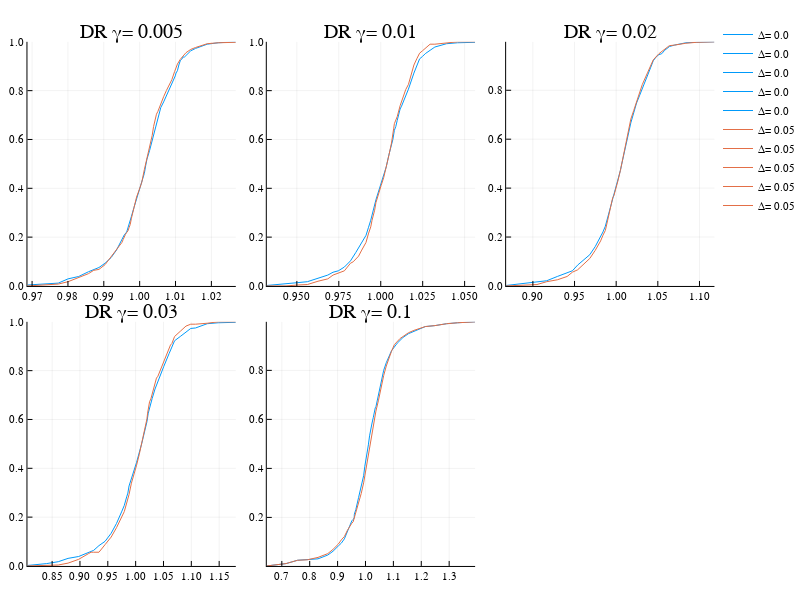

Write notebook code for a chart like this one.
### Markdown cell above
# Base de dados com 5 fatores e 100 ativos

### Code cell
γs = [0.005, 0.01, 0.02, 0.03, 0.1];Δs = [0.0, 0.05, 0.1, 0.2, 0.5];
γs_ = [0.005, 0.01, 0.02, 0.03, 0.1];Δs_ = [0.05, 0.1];
plotcdftrailingDR("./Data/5FF_SIZEBM_100_week_ret_k3_D28.csv", γs, Δs, γs_, Δs_;weeks=6)

### Figure 1 — Plotly figure (JSON) as saved in the notebook; plotly's stock layout.template omitted (floating-point values rounded to 4 significant figures)
{"data": [{"colorbar": {"title": ""}, "legendgroup": "Δ= 0.0", "line": {"color": "rgba(0, 154, 250, 1.000)", "dash": "solid", "shape": "linear", "width": 1}, "mode": "lines", "name": "Δ= 0.0", "showlegend": true, "type": "scatter", "x": [0.9687, 0.9741, 0.9773, 0.98, 0.983, 0.9857, 0.9872, 0.9887, 0.9903, 0.992, 0.9936, 0.9951, 0.9957, 0.9964, 0.997, 0.9977, 0.9984, 0.9991, 0.9999, 1.001, 1.001, 1.001, 1.001, 1.001, 1.002, 1.002, 1.003, 1.003, 1.004, 1.005, 1.006, 1.007, 1.008, 1.01, 1.01, 1.01, 1.01, 1.011, 1.011, 1.011, 1.012, 1.012, 1.013, 1.013, 1.014, 1.016, 1.019, 1.022, 1.027], "xaxis": "x1", "y": [0.003876, 0.007752, 0.01163, 0.02907, 0.03876, 0.05814, 0.06783, 0.07558, 0.09302, 0.1163, 0.1473, 0.1899, 0.2093, 0.2209, 0.25, 0.2849, 0.3217, 0.3585, 0.3934, 0.4225, 0.438, 0.4496, 0.4535, 0.4612, 0.4922, 0.5194, 0.5543, 0.593, 0.6473, 0.6899, 0.7306, 0.7539, 0.8043, 0.8488, 0.8605, 0.8721, 0.8779, 0.8818, 0.905, 0.9225, 0.9283, 0.938, 0.938, 0.9438, 0.9632, 0.9729, 0.9903, 0.9961, 1], "yaxis": "y1"}, {"colorbar": {"title": ""}, "legendgroup": "Δ= 0.05", "line": {"color": "rgba(227, 111, 71, 1.000)", "dash": "solid", "shape": "linear", "width": 1}, "mode": "lines", "name": "Δ= 0.05", "showlegend": true, "type": "scatter", "x": [0.9687, 0.9741, 0.9773, 0.98, 0.983, 0.9857, 0.9872, 0.9887, 0.9903, 0.992, 0.9936, 0.9951, 0.9954, 0.9957, 0.996, 0.9964, 0.9967, 0.997, 0.9974, 0.9977, 0.9981, 0.9984, 0.9988, 0.9991, 0.9999, 1.001, 1.001, 1.002, 1.003, 1.003, 1.004, 1.004, 1.005, 1.005, 1.006, 1.007, 1.007, 1.008, 1.009, 1.01, 1.011, 1.011, 1.012, 1.013, 1.014, 1.016, 1.019, 1.022, 1.027], "xaxis": "x1", "y": [0, 0.003876, 0.007752, 0.01744, 0.03295, 0.05039, 0.06395, 0.06783, 0.08721, 0.1202, 0.1453, 0.1783, 0.1899, 0.2054, 0.2112, 0.219, 0.2248, 0.2384, 0.2519, 0.2771, 0.3004, 0.3314, 0.343, 0.3643, 0.3934, 0.4244, 0.4767, 0.5233, 0.562, 0.6163, 0.6531, 0.6822, 0.7035, 0.7151, 0.75, 0.7752, 0.8004, 0.8198, 0.845, 0.8779, 0.9089, 0.9283, 0.9419, 0.9554, 0.969, 0.9767, 0.9922, 0.9961, 0.9981], "yaxis": "y1"}, {"colorbar": {"title": ""}, "legendgroup": "Δ= 0.0", "line": {"color": "rgba(0, 154, 250, 1.000)", "dash": "solid", "shape": "linear", "width": 1}, "mode": "lines", "name": "Δ= 0.0", "showlegend": true, "type": "scatter", "x": [0.9321, 0.9436, 0.9504, 0.9563, 0.9626, 0.9684, 0.9716, 0.9747, 0.9783, 0.982, 0.9852, 0.9884, 0.9898, 0.9912, 0.9926, 0.994, 0.9971, 1.0, 1.002, 1.003, 1.005, 1.006, 1.007, 1.008, 1.009, 1.01, 1.011, 1.012, 1.012, 1.013, 1.017, 1.02, 1.021, 1.023, 1.025, 1.027, 1.029, 1.032, 1.039, 1.046, 1.056], "xaxis": "x2", "y": [0.001938, 0.007752, 0.01357, 0.01744, 0.03295, 0.04457, 0.0562, 0.06202, 0.07752, 0.1027, 0.1376, 0.1725, 0.188, 0.2074, 0.2384, 0.2694, 0.3527, 0.4244, 0.4535, 0.4884, 0.5368, 0.5775, 0.6008, 0.6376, 0.6531, 0.6783, 0.7093, 0.7248, 0.7364, 0.75, 0.8062, 0.8721, 0.9012, 0.9302, 0.9399, 0.9516, 0.9651, 0.9787, 0.9922, 0.9961, 0.9981], "yaxis": "y2"}, {"colorbar": {"title": ""}, "legendgroup": "Δ= 0.05", "line": {"color": "rgba(227, 111, 71, 1.000)", "dash": "solid", "shape": "linear", "width": 1}, "mode": "lines", "name": "Δ= 0.05", "showlegend": true, "type": "scatter", "x": [0.9321, 0.9436, 0.9504, 0.9563, 0.9626, 0.9684, 0.9716, 0.9747, 0.9765, 0.9783, 0.9801, 0.982, 0.9836, 0.9852, 0.9868, 0.9884, 0.9898, 0.9912, 0.9926, 0.994, 0.9948, 0.9956, 0.9964, 0.9971, 0.9987, 1.0, 1.002, 1.003, 1.005, 1.006, 1.007, 1.007, 1.008, 1.008, 1.009, 1.01, 1.012, 1.013, 1.015, 1.017, 1.018, 1.02, 1.021, 1.023, 1.025, 1.027, 1.029, 1.032, 1.039, 1.046, 1.056], "xaxis": "x2", "y": [0, 0, 0.003876, 0.005814, 0.01938, 0.02907, 0.04457, 0.05233, 0.0562, 0.06202, 0.07752, 0.09302, 0.09884, 0.1085, 0.1221, 0.1434, 0.1628, 0.1783, 0.2132, 0.2422, 0.2694, 0.2868, 0.3101, 0.3411, 0.3721, 0.4109, 0.4438, 0.4845, 0.5349, 0.5853, 0.6008, 0.6202, 0.6434, 0.6647, 0.6802, 0.6938, 0.7384, 0.7733, 0.8043, 0.8256, 0.8624, 0.905, 0.9302, 0.9535, 0.9632, 0.9729, 0.9903, 0.9903, 0.9961, 1, 1], "yaxis": "y2"}, {"colorbar": {"title": ""}, "legendgroup": "Δ= 0.0", "line": {"color": "rgba(0, 154, 250, 1.000)", "dash": "solid", "shape": "linear", "width": 1}, "mode": "lines", "name": "Δ= 0.0", "showlegend": true, "type": "scatter", "x": [0.8679, 0.891, 0.9049, 0.9166, 0.9294, 0.9411, 0.9474, 0.9537, 0.961, 0.9683, 0.9748, 0.9813, 0.9842, 0.987, 0.9898, 0.9927, 0.9989, 1.005, 1.007, 1.008, 1.01, 1.011, 1.013, 1.014, 1.016, 1.018, 1.021, 1.024, 1.028, 1.031, 1.035, 1.038, 1.041, 1.045, 1.048, 1.051, 1.055, 1.058, 1.064, 1.07, 1.084, 1.097, 1.118], "xaxis": "x3", "y": [0.001938, 0.00969, 0.01744, 0.02132, 0.03876, 0.05426, 0.06202, 0.08527, 0.1047, 0.1279, 0.1609, 0.1996, 0.2209, 0.2442, 0.2791, 0.3217, 0.3992, 0.4729, 0.4981, 0.5233, 0.5349, 0.5601, 0.593, 0.624, 0.6492, 0.6667, 0.7074, 0.7481, 0.7771, 0.8062, 0.8314, 0.8566, 0.8915, 0.9205, 0.936, 0.9457, 0.9496, 0.9632, 0.9787, 0.9845, 0.9942, 0.9961, 0.9981], "yaxis": "y3"}, {"colorbar": {"title": ""}, "legendgroup": "Δ= 0.05", "line": {"color": "rgba(227, 111, 71, 1.000)", "dash": "solid", "shape": "linear", "width": 1}, "mode": "lines", "name": "Δ= 0.05", "showlegend": true, "type": "scatter", "x": [0.8679, 0.891, 0.9049, 0.9166, 0.9294, 0.9411, 0.9474, 0.9537, 0.961, 0.9683, 0.9748, 0.9813, 0.9842, 0.987, 0.9898, 0.9927, 0.9942, 0.9958, 0.9973, 0.9989, 1.002, 1.005, 1.008, 1.011, 1.014, 1.018, 1.021, 1.024, 1.028, 1.031, 1.038, 1.045, 1.051, 1.058, 1.064, 1.07, 1.084, 1.097, 1.118], "xaxis": "x3", "y": [0, 0.001938, 0.005814, 0.01744, 0.02519, 0.03876, 0.0562, 0.06589, 0.08721, 0.1124, 0.1453, 0.1841, 0.2074, 0.2267, 0.2694, 0.314, 0.3372, 0.3605, 0.3702, 0.3876, 0.4283, 0.4729, 0.5233, 0.5795, 0.6298, 0.6822, 0.7171, 0.7519, 0.7946, 0.8236, 0.874, 0.9244, 0.9496, 0.969, 0.9826, 0.9845, 0.9922, 0.9961, 0.9981], "yaxis": "y3"}, {"colorbar": {"title": ""}, "legendgroup": "Δ= 0.0", "line": {"color": "rgba(0, 154, 250, 1.000)", "dash": "solid", "shape": "linear", "width": 1}, "mode": "lines", "name": "Δ= 0.0", "showlegend": true, "type": "scatter", "x": [0.8057, 0.8403, 0.861, 0.8786, 0.8977, 0.9153, 0.9247, 0.9341, 0.945, 0.956, 0.9657, 0.9754, 0.9796, 0.9839, 0.986, 0.9882, 0.9903, 0.9924, 1.002, 1.011, 1.016, 1.02, 1.023, 1.025, 1.027, 1.03, 1.035, 1.04, 1.045, 1.05, 1.06, 1.07, 1.08, 1.09, 1.099, 1.108, 1.129, 1.148, 1.18], "xaxis": "x4", "y": [0.001938, 0.00969, 0.01744, 0.03101, 0.03876, 0.0562, 0.06395, 0.08333, 0.1008, 0.1337, 0.1744, 0.2248, 0.2481, 0.2829, 0.2984, 0.3275, 0.343, 0.3547, 0.4244, 0.5019, 0.5446, 0.5911, 0.626, 0.6492, 0.6725, 0.686, 0.7248, 0.7578, 0.7907, 0.8159, 0.8702, 0.9225, 0.9399, 0.9574, 0.9729, 0.9748, 0.9922, 0.9961, 0.9981], "yaxis": "y4"}, {"colorbar": {"title": ""}, "legendgroup": "Δ= 0.05", "line": {"color": "rgba(227, 111, 71, 1.000)", "dash": "solid", "shape": "linear", "width": 1}, "mode": "lines", "name": "Δ= 0.05", "showlegend": true, "type": "scatter", "x": [0.8057, 0.8403, 0.861, 0.8786, 0.8977, 0.9153, 0.92, 0.9247, 0.9294, 0.9341, 0.945, 0.956, 0.9657, 0.9754, 0.9796, 0.9839, 0.9882, 0.9924, 0.9971, 1.002, 1.006, 1.011, 1.016, 1.02, 1.021, 1.023, 1.024, 1.025, 1.027, 1.03, 1.032, 1.035, 1.037, 1.04, 1.045, 1.05, 1.055, 1.06, 1.063, 1.065, 1.067, 1.07, 1.08, 1.09, 1.099, 1.108, 1.129, 1.148, 1.18], "xaxis": "x4", "y": [0, 0.001938, 0.003876, 0.01163, 0.02713, 0.05039, 0.0562, 0.0562, 0.0562, 0.0562, 0.08721, 0.1182, 0.157, 0.2054, 0.2229, 0.2578, 0.2926, 0.3391, 0.374, 0.4128, 0.4554, 0.5, 0.5484, 0.6027, 0.626, 0.6415, 0.6589, 0.6725, 0.6841, 0.7035, 0.7267, 0.7539, 0.7694, 0.7771, 0.8062, 0.8333, 0.8624, 0.8953, 0.905, 0.9109, 0.9244, 0.9399, 0.9612, 0.9826, 0.9903, 0.9903, 0.9942, 1, 1], "yaxis": "y4"}, {"colorbar": {"title": ""}, "legendgroup": "Δ= 0.0", "line": {"color": "rgba(0, 154, 250, 1.000)", "dash": "solid", "shape": "linear", "width": 1}, "mode": "lines", "name": "Δ= 0.0", "showlegend": true, "type": "scatter", "x": [0.6461, 0.7151, 0.7566, 0.7917, 0.8298, 0.8649, 0.8837, 0.9025, 0.9134, 0.9243, 0.9352, 0.9461, 0.951, 0.9558, 0.957, 0.9582, 0.9588, 0.9594, 0.96, 0.9607, 0.9631, 0.9655, 0.9752, 0.9849, 0.9891, 0.9934, 0.9976, 1.002, 1.006, 1.01, 1.015, 1.019, 1.023, 1.028, 1.03, 1.033, 1.035, 1.037, 1.047, 1.056, 1.065, 1.075, 1.084, 1.093, 1.114, 1.134, 1.154, 1.174, 1.214, 1.249, 1.291, 1.33, 1.393], "xaxis": "x5", "y": [0.001938, 0.01163, 0.02519, 0.02713, 0.03101, 0.04651, 0.06202, 0.08333, 0.09496, 0.1124, 0.1434, 0.1802, 0.186, 0.1919, 0.1938, 0.1938, 0.1957, 0.1977, 0.2132, 0.2171, 0.2248, 0.2326, 0.281, 0.3256, 0.3488, 0.3702, 0.4089, 0.4341, 0.4574, 0.4961, 0.5329, 0.5678, 0.5853, 0.6085, 0.6279, 0.6376, 0.6473, 0.6512, 0.7054, 0.7616, 0.8004, 0.8314, 0.8566, 0.8798, 0.9109, 0.9341, 0.9496, 0.9593, 0.9787, 0.9826, 0.9903, 0.9942, 0.9981], "yaxis": "y5"}, {"colorbar": {"title": ""}, "legendgroup": "Δ= 0.05", "line": {"color": "rgba(227, 111, 71, 1.000)", "dash": "solid", "shape": "linear", "width": 1}, "mode": "lines", "name": "Δ= 0.05", "showlegend": true, "type": "scatter", "x": [0.6461, 0.7151, 0.7566, 0.7917, 0.8298, 0.8649, 0.8837, 0.9025, 0.9134, 0.9243, 0.9352, 0.9461, 0.951, 0.9558, 0.9607, 0.9655, 0.9752, 0.9849, 0.9934, 1.002, 1.01, 1.019, 1.028, 1.037, 1.047, 1.056, 1.065, 1.075, 1.084, 1.093, 1.103, 1.114, 1.124, 1.134, 1.154, 1.174, 1.214, 1.249, 1.291, 1.33, 1.393], "xaxis": "x5", "y": [0.001938, 0.01163, 0.02519, 0.02713, 0.03682, 0.05233, 0.06977, 0.09109, 0.1085, 0.1221, 0.1473, 0.1705, 0.1764, 0.1822, 0.2016, 0.2171, 0.2519, 0.2984, 0.3411, 0.3992, 0.4574, 0.5252, 0.5853, 0.6337, 0.6783, 0.7306, 0.7791, 0.8178, 0.8527, 0.8779, 0.905, 0.9186, 0.9302, 0.938, 0.9535, 0.9632, 0.9787, 0.9826, 0.9903, 0.9942, 0.9981], "yaxis": "y5"}], "layout": {"annotations": [{"font": {"color": "rgba(0, 0, 0, 1.000)", "family": "sans-serif", "size": 20}, "rotation": 0, "showarrow": false, "text": "DR γ= 0.005", "x": 0.1833, "xanchor": "center", "xref": "paper", "y": 1, "yanchor": "top", "yref": "paper"}, {"font": {"color": "rgba(0, 0, 0, 1.000)", "family": "sans-serif", "size": 20}, "rotation": 0, "showarrow": false, "text": "DR γ= 0.01", "x": 0.5167, "xanchor": "center", "xref": "paper", "y": 1, "yanchor": "top", "yref": "paper"}, {"font": {"color": "rgba(0, 0, 0, 1.000)", "family": "sans-serif", "size": 20}, "rotation": 0, "showarrow": false, "text": "DR γ= 0.02", "x": 0.85, "xanchor": "center", "xref": "paper", "y": 1, "yanchor": "top", "yref": "paper"}, {"font": {"color": "rgba(0, 0, 0, 1.000)", "family": "sans-serif", "size": 20}, "rotation": 0, "showarrow": false, "text": "DR γ= 0.03", "x": 0.1833, "xanchor": "center", "xref": "paper", "y": 0.5, "yanchor": "top", "yref": "paper"}, {"font": {"color": "rgba(0, 0, 0, 1.000)", "family": "sans-serif", "size": 20}, "rotation": 0, "showarrow": false, "text": "DR γ= 0.1", "x": 0.5167, "xanchor": "center", "xref": "paper", "y": 0.5, "yanchor": "top", "yref": "paper"}], "height": 600, "legend": {"bgcolor": "rgba(255, 255, 255, 1.000)", "bordercolor": "rgba(0, 0, 0, 1.000)", "font": {"color": "rgba(0, 0, 0, 1.000)", "family": "sans-serif", "size": 11}, "tracegroupgap": 0, "x": 1, "y": 1}, "margin": {"b": 20, "l": 0, "r": 0, "t": 20}, "paper_bgcolor": "rgba(255, 255, 255, 1.000)", "plot_bgcolor": "rgba(255, 255, 255, 1.000)", "showlegend": true, "width": 800, "xaxis1": {"anchor": "y1", "domain": [0.03825, 0.3284], "gridcolor": "rgba(0, 0, 0, 0.100)", "gridwidth": 0.5, "linecolor": "rgba(0, 0, 0, 1.000)", "mirror": false, "range": [0.9687, 1.027], "showgrid": true, "showline": true, "showticklabels": true, "tickangle": 0, "tickcolor": "rgb(0, 0, 0)", "tickfont": {"color": "rgba(0, 0, 0, 1.000)", "family": "sans-serif", "size": 11}, "tickmode": "array", "ticks": "inside", "ticktext": ["0.97", "0.98", "0.99", "1.00", "1.01", "1.02"], "tickvals": [0.97, 0.98, 0.99, 1, 1.01, 1.02], "title": "", "titlefont": {"color": "rgba(0, 0, 0, 1.000)", "family": "sans-serif", "size": 15}, "type": "-", "visible": true, "zeroline": false, "zerolinecolor": "rgba(0, 0, 0, 1.000)"}, "xaxis2": {"anchor": "y2", "domain": [0.3716, 0.6617], "gridcolor": "rgba(0, 0, 0, 0.100)", "gridwidth": 0.5, "linecolor": "rgba(0, 0, 0, 1.000)", "mirror": false, "range": [0.9321, 1.056], "showgrid": true, "showline": true, "showticklabels": true, "tickangle": 0, "tickcolor": "rgb(0, 0, 0)", "tickfont": {"color": "rgba(0, 0, 0, 1.000)", "family": "sans-serif", "size": 11}, "tickmode": "array", "ticks": "inside", "ticktext": ["0.950", "0.975", "1.000", "1.025", "1.050"], "tickvals": [0.95, 0.975, 1, 1.025, 1.05], "title": "", "titlefont": {"color": "rgba(0, 0, 0, 1.000)", "family": "sans-serif", "size": 15}, "type": "-", "visible": true, "zeroline": false, "zerolinecolor": "rgba(0, 0, 0, 1.000)"}, "xaxis3": {"anchor": "y3", "domain": [0.7049, 0.9951], "gridcolor": "rgba(0, 0, 0, 0.100)", "gridwidth": 0.5, "linecolor": "rgba(0, 0, 0, 1.000)", "mirror": false, "range": [0.8679, 1.118], "showgrid": true, "showline": true, "showticklabels": true, "tickangle": 0, "tickcolor": "rgb(0, 0, 0)", "tickfont": {"color": "rgba(0, 0, 0, 1.000)", "family": "sans-serif", "size": 11}, "tickmode": "array", "ticks": "inside", "ticktext": ["0.90", "0.95", "1.00", "1.05", "1.10"], "tickvals": [0.9, 0.95, 1, 1.05, 1.1], "title": "", "titlefont": {"color": "rgba(0, 0, 0, 1.000)", "family": "sans-serif", "size": 15}, "type": "-", "visible": true, "zeroline": false, "zerolinecolor": "rgba(0, 0, 0, 1.000)"}, "xaxis4": {"anchor": "y4", "domain": [0.03825, 0.3284], "gridcolor": "rgba(0, 0, 0, 0.100)", "gridwidth": 0.5, "linecolor": "rgba(0, 0, 0, 1.000)", "mirror": false, "range": [0.8057, 1.18], "showgrid": true, "showline": true, "showticklabels": true, "tickangle": 0, "tickcolor": "rgb(0, 0, 0)", "tickfont": {"color": "rgba(0, 0, 0, 1.000)", "family": "sans-serif", "size": 11}, "tickmode": "array", "ticks": "inside", "ticktext": ["0.85", "0.90", "0.95", "1.00", "1.05", "1.10", "1.15"], "tickvals": [0.85, 0.9, 0.95, 1, 1.05, 1.1, 1.15], "title": "", "titlefont": {"color": "rgba(0, 0, 0, 1.000)", "family": "sans-serif", "size": 15}, "type": "-", "visible": true, "zeroline": false, "zerolinecolor": "rgba(0, 0, 0, 1.000)"}, "xaxis5": {"anchor": "y5", "domain": [0.3716, 0.6617], "gridcolor": "rgba(0, 0, 0, 0.100)", "gridwidth": 0.5, "linecolor": "rgba(0, 0, 0, 1.000)", "mirror": false, "range": [0.6461, 1.393], "showgrid": true, "showline": true, "showticklabels": true, "tickangle": 0, "tickcolor": "rgb(0, 0, 0)", "tickfont": {"color": "rgba(0, 0, 0, 1.000)", "family": "sans-serif", "size": 11}, "tickmode": "array", "ticks": "inside", "ticktext": ["0.7", "0.8", "0.9", "1.0", "1.1", "1.2", "1.3"], "tickvals": [0.7, 0.8, 0.9, 1, 1.1, 1.2, 1.3], "title": "", "titlefont": {"color": "rgba(0, 0, 0, 1.000)", "family": "sans-serif", "size": 15}, "type": "-", "visible": true, "zeroline": false, "zerolinecolor": "rgba(0, 0, 0, 1.000)"}, "yaxis1": {"anchor": "x1", "domain": [0.5251, 0.961], "gridcolor": "rgba(0, 0, 0, 0.100)", "gridwidth": 0.5, "linecolor": "rgba(0, 0, 0, 1.000)", "mirror": false, "range": [0, 1], "showgrid": true, "showline": true, "showticklabels": true, "tickangle": 0, "tickcolor": "rgb(0, 0, 0)", "tickfont": {"color": "rgba(0, 0, 0, 1.000)", "family": "sans-serif", "size": 11}, "tickmode": "array", "ticks": "inside", "ticktext": ["0.0", "0.2", "0.4", "0.6", "0.8", "1.0"], "tickvals": [0, 0.2, 0.4, 0.6, 0.8, 1], "title": "", "titlefont": {"color": "rgba(0, 0, 0, 1.000)", "family": "sans-serif", "size": 15}, "type": "-", "visible": true, "zeroline": false, "zerolinecolor": "rgba(0, 0, 0, 1.000)"}, "yaxis2": {"anchor": "x2", "domain": [0.5251, 0.961], "gridcolor": "rgba(0, 0, 0, 0.100)", "gridwidth": 0.5, "linecolor": "rgba(0, 0, 0, 1.000)", "mirror": false, "range": [0, 1], "showgrid": true, "showline": true, "showticklabels": true, "tickangle": 0, "tickcolor": "rgb(0, 0, 0)", "tickfont": {"color": "rgba(0, 0, 0, 1.000)", "family": "sans-serif", "size": 11}, "tickmode": "array", "ticks": "inside", "ticktext": ["0.0", "0.2", "0.4", "0.6", "0.8", "1.0"], "tickvals": [0, 0.2, 0.4, 0.6, 0.8, 1], "title": "", "titlefont": {"color": "rgba(0, 0, 0, 1.000)", "family": "sans-serif", "size": 15}, "type": "-", "visible": true, "zeroline": false, "zerolinecolor": "rgba(0, 0, 0, 1.000)"}, "yaxis3": {"anchor": "x3", "domain": [0.5251, 0.961], "gridcolor": "rgba(0, 0, 0, 0.100)", "gridwidth": 0.5, "linecolor": "rgba(0, 0, 0, 1.000)", "mirror": false, "range": [0, 0.9981], "showgrid": true, "showline": true, "showticklabels": true, "tickangle": 0, "tickcolor": "rgb(0, 0, 0)", "tickfont": {"color": "rgba(0, 0, 0, 1.000)", "family": "sans-serif", "size": 11}, "tickmode": "array", "ticks": "inside", "ticktext": ["0.0", "0.2", "0.4", "0.6", "0.8"], "tickvals": [0, 0.2, 0.4, 0.6, 0.8], "title": "", "titlefont": {"color": "rgba(0, 0, 0, 1.000)", "family": "sans-serif", "size": 15}, "type": "-", "visible": true, "zeroline": false, "zerolinecolor": "rgba(0, 0, 0, 1.000)"}, "yaxis4": {"anchor": "x4", "domain": [0.02508, 0.461], "gridcolor": "rgba(0, 0, 0, 0.100)", "gridwidth": 0.5, "linecolor": "rgba(0, 0, 0, 1.000)", "mirror": false, "range": [0, 1], "showgrid": true, "showline": true, "showticklabels": true, "tickangle": 0, "tickcolor": "rgb(0, 0, 0)", "tickfont": {"color": "rgba(0, 0, 0, 1.000)", "family": "sans-serif", "size": 11}, "tickmode": "array", "ticks": "inside", "ticktext": ["0.0", "0.2", "0.4", "0.6", "0.8", "1.0"], "tickvals": [0, 0.2, 0.4, 0.6, 0.8, 1], "title": "", "titlefont": {"color": "rgba(0, 0, 0, 1.000)", "family": "sans-serif", "size": 15}, "type": "-", "visible": true, "zeroline": false, "zerolinecolor": "rgba(0, 0, 0, 1.000)"}, "yaxis5": {"anchor": "x5", "domain": [0.02508, 0.461], "gridcolor": "rgba(0, 0, 0, 0.100)", "gridwidth": 0.5, "linecolor": "rgba(0, 0, 0, 1.000)", "mirror": false, "range": [0.001938, 0.9981], "showgrid": true, "showline": true, "showticklabels": true, "tickangle": 0, "tickcolor": "rgb(0, 0, 0)", "tickfont": {"color": "rgba(0, 0, 0, 1.000)", "family": "sans-serif", "size": 11}, "tickmode": "array", "ticks": "inside", "ticktext": ["0.2", "0.4", "0.6", "0.8"], "tickvals": [0.2, 0.4, 0.6, 0.8], "title": "", "titlefont": {"color": "rgba(0, 0, 0, 1.000)", "family": "sans-serif", "size": 15}, "type": "-", "visible": true, "zeroline": false, "zerolinecolor": "rgba(0, 0, 0, 1.000)"}}}
